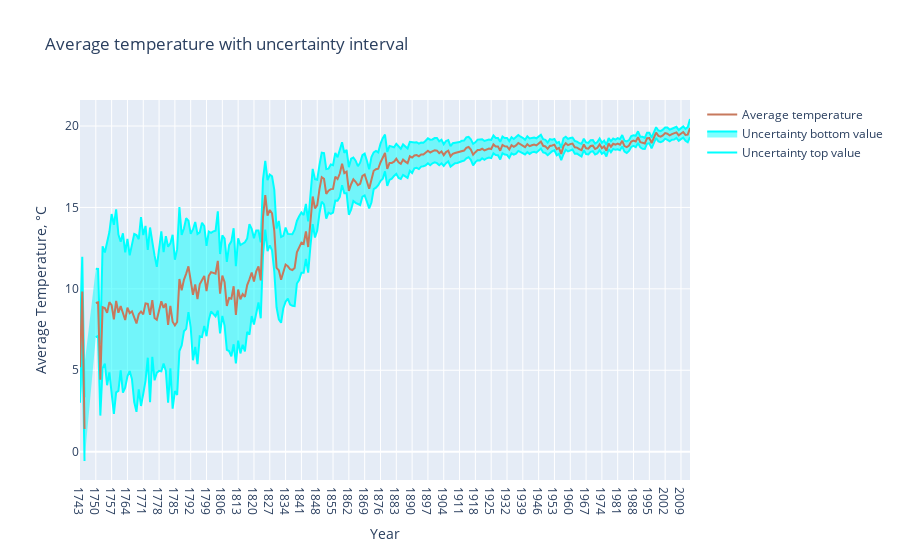

This figure's notebook cell:
### Code cell
years = np.unique(global_temperature_temp['dt'].apply(lambda x: x[:4]))
mean_temp_country = []
mean_temp_country_uncertainty = []

for year in years:
    mean_temp_country.append(global_temperature_temp[global_temperature_temp['dt'].apply(lambda x: x[:4]) == year]['AverageTemperature'].mean())
    mean_temp_country_uncertainty.append(global_temperature_temp[global_temperature_temp['dt'].apply(lambda x: x[:4]) == year]['AverageTemperatureUncertainty'].mean())

trace0 = go.Scatter(
    x = years,
    y = np.array(mean_temp_country) + np.array(mean_temp_country_uncertainty),
    fill = None,
    mode = 'lines',
    name = 'Uncertainty top value',
    line = dict(
        color = 'rgb(0, 255, 255)',
    )
)

trace1 = go.Scatter(
    x = years, 
    y = np.array(mean_temp_country) - np.array(mean_temp_country_uncertainty),
    fill='tonexty',
    mode='lines',
    name='Uncertainty bottom value',
    line=dict(
        color='rgb(0, 255, 255)',
    )
)

trace2 = go.Scatter(
    x = years,
    y = mean_temp_country,
    fill=None,
    mode='lines',
    name='Average temperature',
    line=dict(
        color='rgb(199, 121, 093)',
    )
)

data = [trace0, trace1, trace2]

layout = go.Layout(
    title='Average temperature with uncertainty interval',
    xaxis=dict(title='Year'),
    yaxis=dict(title='Average Temperature, °C'),
    showlegend = True
)

fig = go.Figure(data=data, layout=layout)
py.iplot(fig)

### Figure 1 — Plotly figure (JSON) as saved in the notebook; plotly's stock layout.template omitted (floating-point values rounded to 4 significant figures; data arrays with more than 128 entries replaced by an {"elided": "..."} marker saying what was removed)
{"data": [{"line": {"color": "rgb(0, 255, 255)"}, "mode": "lines", "name": "Uncertainty top value", "type": "scatter", "x": {"elided": "271 str values"}, "y": {"elided": "271 float values"}}, {"fill": "tonexty", "line": {"color": "rgb(0, 255, 255)"}, "mode": "lines", "name": "Uncertainty bottom value", "type": "scatter", "x": {"elided": "271 str values"}, "y": {"elided": "271 float values"}}, {"line": {"color": "rgb(199, 121, 093)"}, "mode": "lines", "name": "Average temperature", "type": "scatter", "x": {"elided": "271 str values"}, "y": {"elided": "271 float values"}}], "layout": {"showlegend": true, "title": {"text": "Average temperature with uncertainty interval"}, "xaxis": {"title": {"text": "Year"}}, "yaxis": {"title": {"text": "Average Temperature, °C"}}}}
